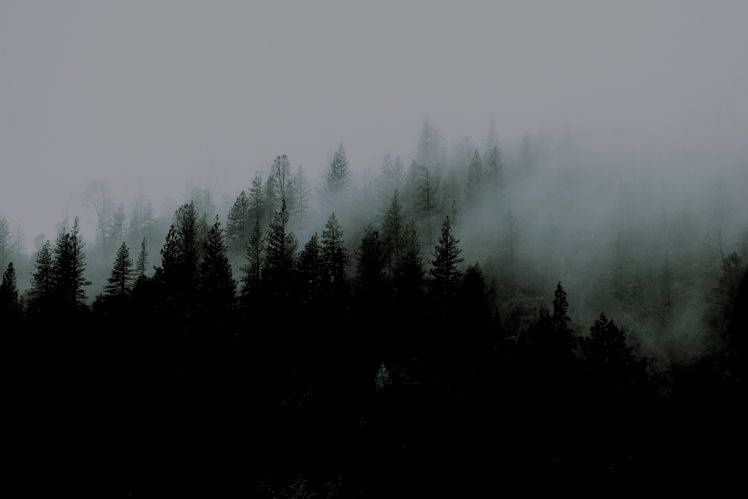
#> input picture sample_images/bright.jpg, 748 x 499 px
$ python -i cartoonizing.py   (imports and definitions only)
#> lines starting #> are read from the running program, lines starting #| are printed output that depends on the picture; after the words box and inside, x2 and y2 are one past the last pixel; in counts of white or black regions, pixels touching at a corner belong together
# -*- coding: utf-8 -*-
"""cartoonize.py

Automatically generated by Colaboratory.

Original file is located at
    https://colab.research.google.com/drive/1gGLZDXlxVO48O2wvJtVXhSt9aFkfiw_c
"""

import cv2
from PIL import Image
import numpy as np
import matplotlib.pyplot as plt
def edge_detection(img_rgb):
  img_small = cv2.resize(img_rgb, (0,0), fx=0.5, fy=0.5)
  img_small = cv2.pyrDown(img_rgb)
  num_iter = 5
  for _ in range(num_iter):
    img_small = cv2.bilateralFilter(img_small, d=9, sigmaColor=9, sigmaSpace=7)

  img_rgb = cv2.pyrUp(img_small)
# convert to grayscale and apply median blur
  img_gray = cv2.cvtColor(img_rgb, cv2.COLOR_RGB2GRAY)
  img_blur = cv2.medianBlur(img_gray, 7)

  img_edge = cv2.adaptiveThreshold(img_blur, 255, cv2.ADAPTIVE_THRESH_MEAN_C, cv2.THRESH_BINARY, 9, 2)
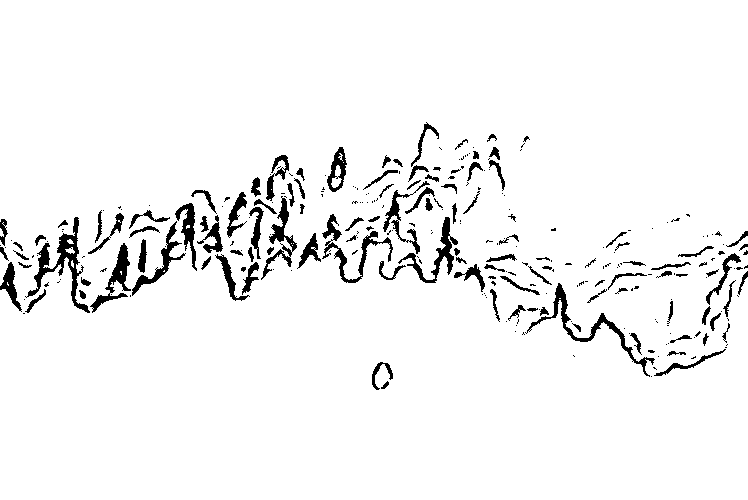
#> img_edge: shape (500, 748); 95.3% white; 287 black regions (172 under 20 px), largest, box (x1, y1, x2, y2) and area: (25, 217, 90, 313) 1281, (525, 283, 655, 377) 1039, (322, 214, 393, 283) 895
# cv2.imwrite('out_img_edge.jpg', img_edge)

  img = Image.fromarray(img_edge)
  return img
# [50 lines left out: functions render, sketch, not called in this run]

>>> import cv2
>>> picture = cv2.cvtColor(cv2.imread('sample_images/bright.jpg'), cv2.COLOR_BGR2RGB)
>>> result = edge_detection(picture)

$ run again, on sample_images/contrast.jpg
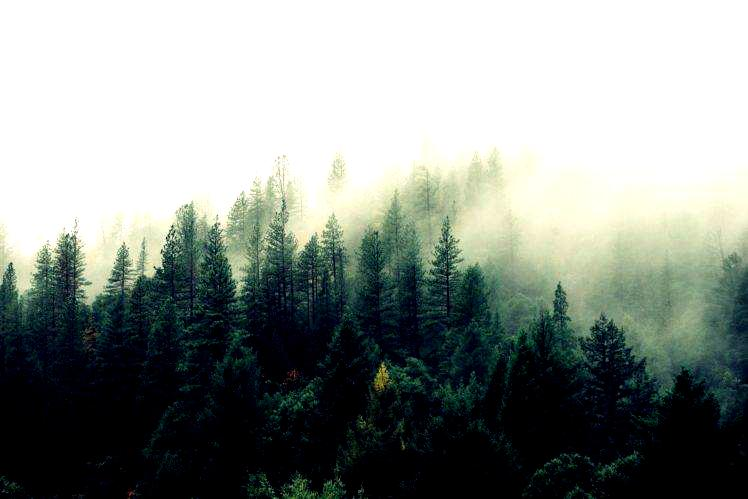
#> input picture sample_images/contrast.jpg, 748 x 499 px
#> in edge_detection, `img_gray = cv2.cvtColor(img_rgb, cv2.COLOR_RGB2GRAY)`:
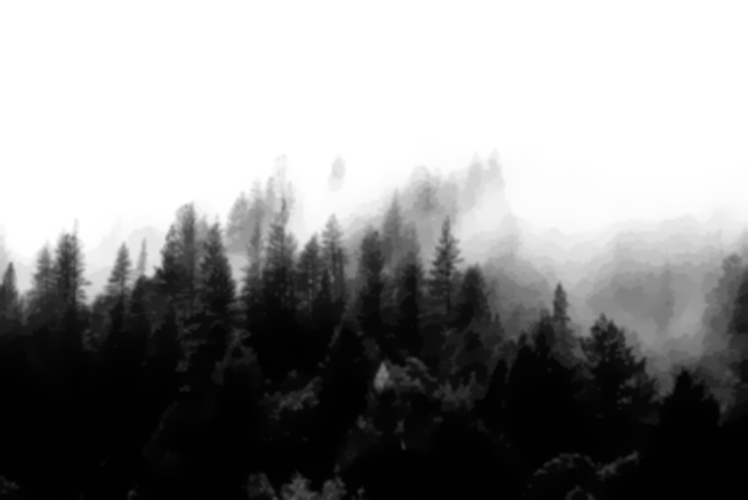
#> img_gray: shape (500, 748); min 0, max 255, mean 141.1
#> in edge_detection, `img_edge = cv2.adaptiveThreshold(img_blur, 255, cv2.ADAPTIVE_THRESH_ME..`:
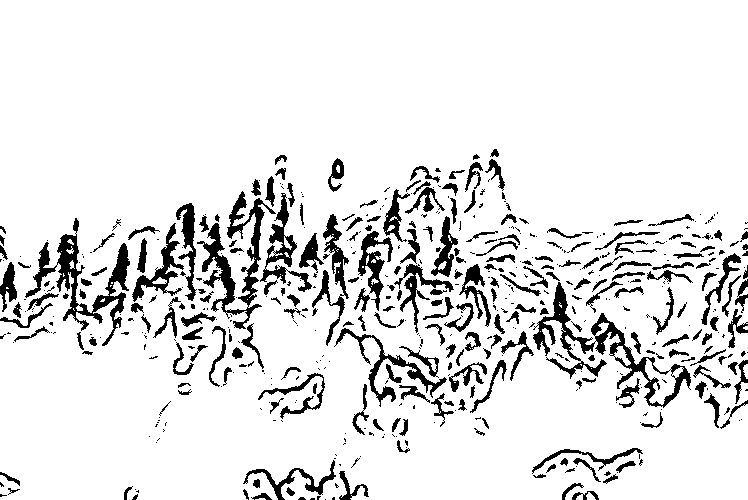
#> img_edge: shape (500, 748); 89.4% white; 535 black regions (295 under 20 px), largest, box (x1, y1, x2, y2) and area: (533, 282, 691, 408) 3180, (25, 218, 130, 346) 2814, (197, 191, 276, 329) 2739
